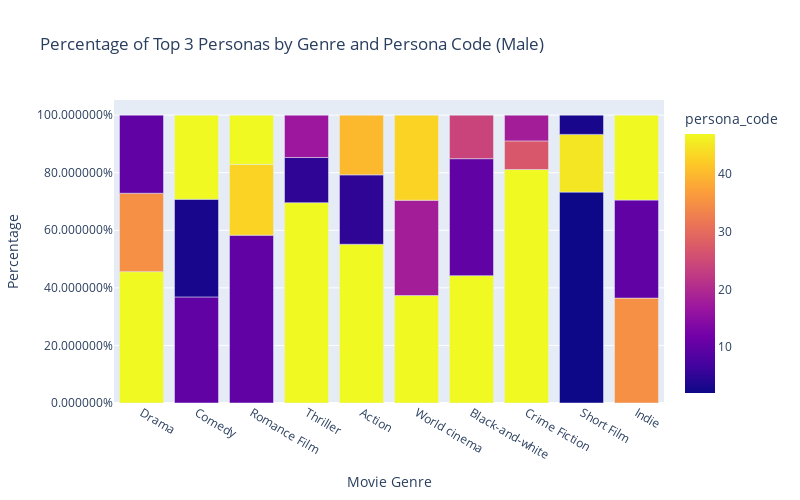
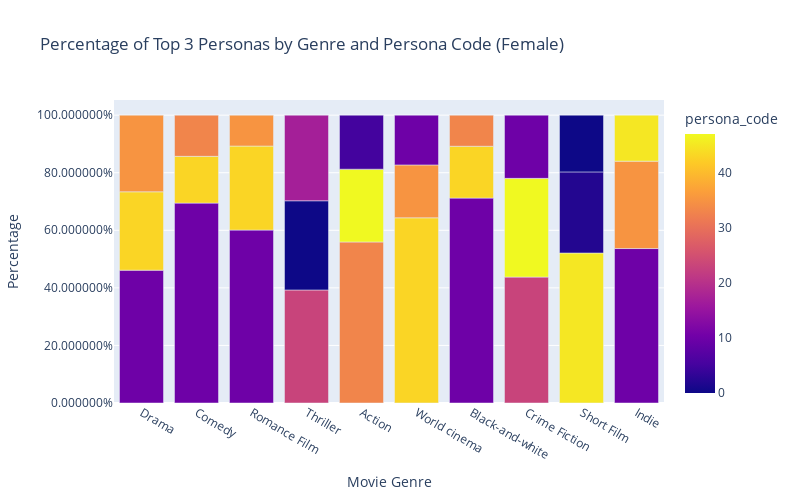

Notebook source saved alongside these figures, in order:
### Code cell
import pandas as pd
import plotly.subplots as sp
import plotly.graph_objects as go

# Assuming movie_genres_exploded is your DataFrame
# You may need to adjust column names if they differ in your actual DataFrame

# Predefined list of top genres
top_genres_list = ["Drama", "Comedy", "Romance Film", "Thriller", "Action", "World cinema", "Black-and-white", "Crime Fiction", "Short Film", "Indie"]

# Filter the DataFrame for the top genres
df_top_genres = movie_genres_exploded[movie_genres_exploded['movie_genres_cleaned'].isin(top_genres_list)]

# Function to get the top 3 personas for each combination of genre and gender
def top_personas(group, top_n=3):
    return group['persona_code'].value_counts().nlargest(top_n)

# Group by genre and gender, then apply the function
result_top_personas = df_top_genres.groupby(['movie_genres_cleaned', 'actor_gender']).apply(top_personas).reset_index(name='top_personas')

# Calculate the total count for each genre and gender
result_top_personas['total_count'] = result_top_personas.groupby(['movie_genres_cleaned', 'actor_gender'])['top_personas'].transform('sum')

# Calculate the percentage for each persona
result_top_personas['percentage'] = result_top_personas['top_personas'] / result_top_personas['total_count'] * 100

# Display the updated DataFrame
#print(result_top_personas)

# Calculate the total count for each genre and gender
result_top_personas['total_count'] = result_top_personas.groupby(['movie_genres_cleaned', 'actor_gender'])['top_personas'].transform('sum')

# Calculate the percentage for each persona
result_top_personas['percentage'] = result_top_personas['top_personas'] / result_top_personas['total_count']

# Display the updated DataFrame
#print(result_top_personas)

# Rename the column
result_top_personas = result_top_personas.rename(columns={'level_2': 'persona_code'})

# Filter data for male and create an interactive stacked bar graph
fig_male = px.bar(result_top_personas[result_top_personas['actor_gender'] == 'M'], 
                  x='movie_genres_cleaned', 
                  y='percentage', 
                  color='persona_code',
                  category_orders={'persona_code': ['1', '2', '3']},
                  labels={'percentage': 'Percentage'},
                  title='Percentage of Top 3 Personas by Genre and Persona Code (Male)',
                  height=500,
                  width=800)

# Update axis labels and facet labels for male graph
fig_male.update_layout(xaxis_title='Movie Genre',
                       yaxis_title='Percentage',
                       xaxis={'categoryorder': 'array', 'categoryarray': top_genres_list},
                       yaxis_tickformat='%')

# Filter data for female and create an interactive stacked bar graph
fig_female = px.bar(result_top_personas[result_top_personas['actor_gender'] == 'F'], 
                    x='movie_genres_cleaned', 
                    y='percentage', 
                    color='persona_code',
                    category_orders={'persona_code': ['1', '2', '3']},
                    labels={'percentage': 'Percentage'},
                    title='Percentage of Top 3 Personas by Genre and Persona Code (Female)',
                    height=500,
                    width=800)

# Update axis labels and facet labels for female graph
fig_female.update_layout(xaxis_title='Movie Genre',
                         yaxis_title='Percentage',
                         xaxis={'categoryorder': 'array', 'categoryarray': top_genres_list},
                         yaxis_tickformat='%')

# Show the interactive plots
fig_male.show()
fig_female.show()

# Save the interactive plots as HTML files
fig_male.write_html("../generated/html/male_genre_persona.html")
fig_female.write_html("../generated/html/female_genre_persona.html")

### Figure 1 — Plotly figure (JSON) as saved in the notebook; plotly's stock layout.template omitted (floating-point values rounded to 4 significant figures)
{"data": [{"alignmentgroup": "True", "hovertemplate": "movie_genres_cleaned=%{x}<br>Percentage=%{y}<br>persona_code=%{marker.color}<extra></extra>", "legendgroup": "", "marker": {"color": [47, 5, 40, 47, 10, 24, 10, 3, 47, 47, 27, 18, 47, 35, 10, 35, 10, 47, 10, 43, 47, 2, 45, 3, 47, 5, 17, 47, 18, 43], "coloraxis": "coloraxis", "pattern": {"shape": ""}}, "name": "", "offsetgroup": "", "orientation": "v", "showlegend": false, "textposition": "auto", "type": "bar", "x": ["Action", "Action", "Action", "Black-and-white", "Black-and-white", "Black-and-white", "Comedy", "Comedy", "Comedy", "Crime Fiction", "Crime Fiction", "Crime Fiction", "Drama", "Drama", "Drama", "Indie", "Indie", "Indie", "Romance Film", "Romance Film", "Romance Film", "Short Film", "Short Film", "Short Film", "Thriller", "Thriller", "Thriller", "World cinema", "World cinema", "World cinema"], "xaxis": "x", "y": [0.5515, 0.2411, 0.2075, 0.4424, 0.4063, 0.1512, 0.3685, 0.3394, 0.2921, 0.8113, 0.09927, 0.08943, 0.4563, 0.2724, 0.2713, 0.3645, 0.3405, 0.295, 0.5831, 0.2459, 0.171, 0.7326, 0.2006, 0.06685, 0.6959, 0.157, 0.147, 0.3734, 0.331, 0.2956], "yaxis": "y"}], "layout": {"barmode": "relative", "coloraxis": {"colorbar": {"title": {"text": "persona_code"}}, "colorscale": [[0, "#0d0887"], [0.1111, "#46039f"], [0.2222, "#7201a8"], [0.3333, "#9c179e"], [0.4444, "#bd3786"], [0.5556, "#d8576b"], [0.6667, "#ed7953"], [0.7778, "#fb9f3a"], [0.8889, "#fdca26"], [1, "#f0f921"]]}, "height": 500, "legend": {"tracegroupgap": 0}, "title": {"text": "Percentage of Top 3 Personas by Genre and Persona Code (Male)"}, "width": 800, "xaxis": {"anchor": "y", "categoryarray": ["Drama", "Comedy", "Romance Film", "Thriller", "Action", "World cinema", "Black-and-white", "Crime Fiction", "Short Film", "Indie"], "categoryorder": "array", "domain": [0, 1], "title": {"text": "Movie Genre"}}, "yaxis": {"anchor": "x", "domain": [0, 1], "tickformat": "%", "title": {"text": "Percentage"}}}}

### Figure 2 — Plotly figure (JSON) as saved in the notebook; plotly's stock layout.template omitted (floating-point values rounded to 4 significant figures)
{"data": [{"alignmentgroup": "True", "hovertemplate": "movie_genres_cleaned=%{x}<br>Percentage=%{y}<br>persona_code=%{marker.color}<extra></extra>", "legendgroup": "", "marker": {"color": [33, 47, 5, 10, 43, 33, 10, 43, 33, 23, 47, 10, 10, 43, 35, 10, 35, 45, 10, 43, 35, 45, 2, 0, 23, 0, 17, 43, 35, 10], "coloraxis": "coloraxis", "pattern": {"shape": ""}}, "name": "", "offsetgroup": "", "orientation": "v", "showlegend": false, "textposition": "auto", "type": "bar", "x": ["Action", "Action", "Action", "Black-and-white", "Black-and-white", "Black-and-white", "Comedy", "Comedy", "Comedy", "Crime Fiction", "Crime Fiction", "Crime Fiction", "Drama", "Drama", "Drama", "Indie", "Indie", "Indie", "Romance Film", "Romance Film", "Romance Film", "Short Film", "Short Film", "Short Film", "Thriller", "Thriller", "Thriller", "World cinema", "World cinema", "World cinema"], "xaxis": "x", "y": [0.5594, 0.2529, 0.1877, 0.7119, 0.1801, 0.108, 0.6944, 0.1625, 0.1431, 0.4375, 0.3429, 0.2196, 0.4614, 0.2724, 0.2663, 0.5366, 0.3035, 0.1599, 0.6008, 0.2919, 0.1073, 0.5211, 0.2817, 0.1972, 0.3927, 0.3099, 0.2974, 0.6434, 0.1837, 0.1729], "yaxis": "y"}], "layout": {"barmode": "relative", "coloraxis": {"colorbar": {"title": {"text": "persona_code"}}, "colorscale": [[0, "#0d0887"], [0.1111, "#46039f"], [0.2222, "#7201a8"], [0.3333, "#9c179e"], [0.4444, "#bd3786"], [0.5556, "#d8576b"], [0.6667, "#ed7953"], [0.7778, "#fb9f3a"], [0.8889, "#fdca26"], [1, "#f0f921"]]}, "height": 500, "legend": {"tracegroupgap": 0}, "title": {"text": "Percentage of Top 3 Personas by Genre and Persona Code (Female)"}, "width": 800, "xaxis": {"anchor": "y", "categoryarray": ["Drama", "Comedy", "Romance Film", "Thriller", "Action", "World cinema", "Black-and-white", "Crime Fiction", "Short Film", "Indie"], "categoryorder": "array", "domain": [0, 1], "title": {"text": "Movie Genre"}}, "yaxis": {"anchor": "x", "domain": [0, 1], "tickformat": "%", "title": {"text": "Percentage"}}}}
